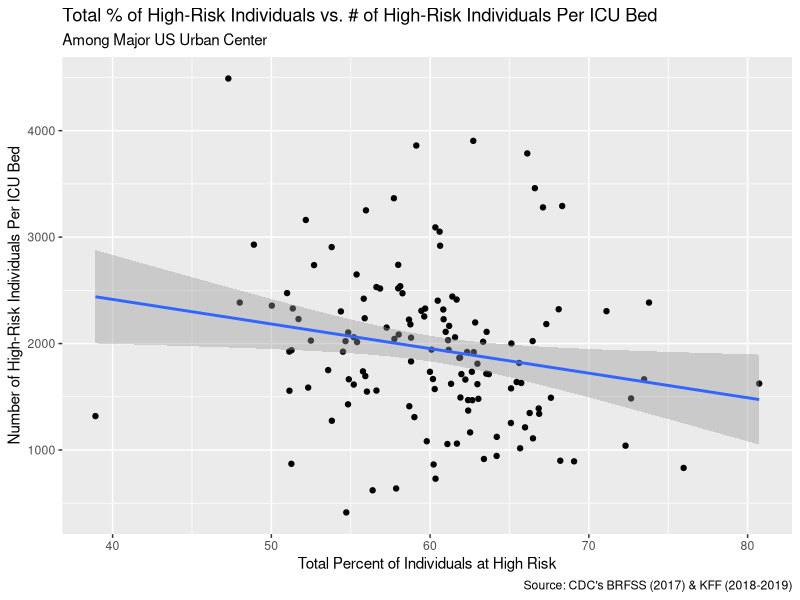

The R source for this figure:
## ---- chunk 1
library(tidyverse)
covid <- read_csv("data/mmsa-icu-beds.csv")
covid$total_percent_at_risk <- gsub("%", "", paste(covid$total_percent_at_risk))

covid |>
  ggplot(mapping = aes(x = as.numeric(total_percent_at_risk), y = high_risk_per_ICU_bed)) +
  geom_point() +
  geom_smooth(method = "lm", se = TRUE) +
  labs(
    title = "Total % of High-Risk Individuals vs. # of High-Risk Individuals Per ICU Bed",
    x = "Total Percent of Individuals at High Risk",
    y = "Number of High-Risk Individuals Per ICU Bed",
    subtitle = "Among Major US Urban Center",
    caption = "Source: CDC's BRFSS (2017) & KFF (2018-2019)"
  )
